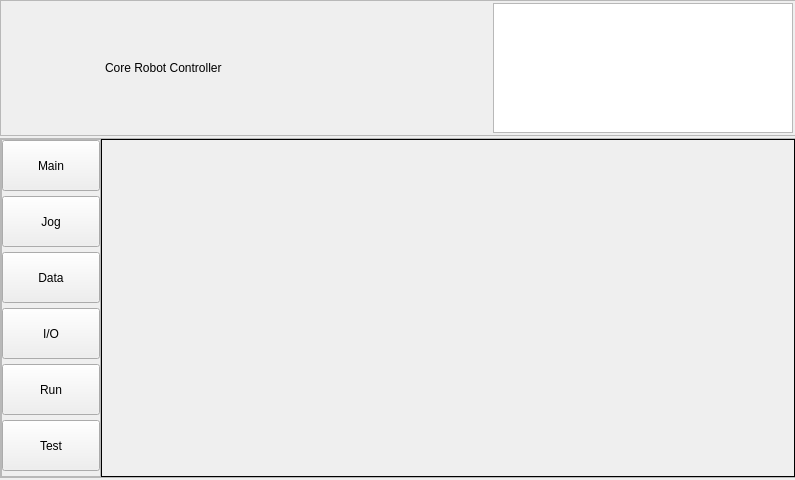
<?xml version="1.0" encoding="UTF-8"?>
<ui version="4.0">
 <class>FormMainWindow</class>
 <widget class="QWidget" name="FormMainWindow">
  <property name="geometry">
   <rect>
    <x>0</x>
    <y>0</y>
    <width>795</width>
    <height>480</height>
   </rect>
  </property>
  <property name="windowTitle">
   <string>FormMainWindow</string>
  </property>
  <widget class="QFrame" name="frame">
   <property name="geometry">
    <rect>
     <x>0</x>
     <y>0</y>
     <width>796</width>
     <height>136</height>
    </rect>
   </property>
   <property name="sizePolicy">
    <sizepolicy hsizetype="Preferred" vsizetype="Minimum">
     <horstretch>0</horstretch>
     <verstretch>0</verstretch>
    </sizepolicy>
   </property>
   <property name="minimumSize">
    <size>
     <width>306</width>
     <height>80</height>
    </size>
   </property>
   <property name="frameShape">
    <enum>QFrame::StyledPanel</enum>
   </property>
   <property name="frameShadow">
    <enum>QFrame::Raised</enum>
   </property>
   <layout class="QHBoxLayout" name="horizontalLayout">
    <property name="spacing">
     <number>2</number>
    </property>
    <property name="leftMargin">
     <number>2</number>
    </property>
    <property name="topMargin">
     <number>2</number>
    </property>
    <property name="rightMargin">
     <number>2</number>
    </property>
    <property name="bottomMargin">
     <number>2</number>
    </property>
    <item>
     <widget class="QLabel" name="lblLogo">
      <property name="sizePolicy">
       <sizepolicy hsizetype="Fixed" vsizetype="Fixed">
        <horstretch>0</horstretch>
        <verstretch>0</verstretch>
       </sizepolicy>
      </property>
      <property name="minimumSize">
       <size>
        <width>100</width>
        <height>40</height>
       </size>
      </property>
      <property name="text">
       <string/>
      </property>
      <property name="textFormat">
       <enum>Qt::AutoText</enum>
      </property>
      <property name="pixmap">
       <pixmap resource="../cui_example/resource.qrc">:/image/resource/logo.png</pixmap>
      </property>
      <property name="scaledContents">
       <bool>true</bool>
      </property>
     </widget>
    </item>
    <item>
     <widget class="QLabel" name="lblLogoText">
      <property name="sizePolicy">
       <sizepolicy hsizetype="Ignored" vsizetype="Fixed">
        <horstretch>0</horstretch>
        <verstretch>0</verstretch>
       </sizepolicy>
      </property>
      <property name="minimumSize">
       <size>
        <width>0</width>
        <height>40</height>
       </size>
      </property>
      <property name="frameShape">
       <enum>QFrame::NoFrame</enum>
      </property>
      <property name="text">
       <string>Core Robot Controller </string>
      </property>
     </widget>
    </item>
    <item>
     <widget class="QTextEdit" name="txtOutPut">
      <property name="enabled">
       <bool>true</bool>
      </property>
      <property name="sizePolicy">
       <sizepolicy hsizetype="Maximum" vsizetype="Maximum">
        <horstretch>0</horstretch>
        <verstretch>0</verstretch>
       </sizepolicy>
      </property>
      <property name="minimumSize">
       <size>
        <width>300</width>
        <height>0</height>
       </size>
      </property>
     </widget>
    </item>
   </layout>
  </widget>
  <widget class="QFrame" name="frame_2">
   <property name="geometry">
    <rect>
     <x>0</x>
     <y>138</y>
     <width>796</width>
     <height>340</height>
    </rect>
   </property>
   <property name="sizePolicy">
    <sizepolicy hsizetype="Preferred" vsizetype="Expanding">
     <horstretch>0</horstretch>
     <verstretch>0</verstretch>
    </sizepolicy>
   </property>
   <property name="frameShape">
    <enum>QFrame::StyledPanel</enum>
   </property>
   <property name="frameShadow">
    <enum>QFrame::Raised</enum>
   </property>
   <layout class="QHBoxLayout" name="horizontalLayout_2">
    <property name="spacing">
     <number>0</number>
    </property>
    <property name="leftMargin">
     <number>0</number>
    </property>
    <property name="topMargin">
     <number>0</number>
    </property>
    <property name="rightMargin">
     <number>0</number>
    </property>
    <property name="bottomMargin">
     <number>0</number>
    </property>
    <item>
     <widget class="QFrame" name="frameMainMenu">
      <property name="sizePolicy">
       <sizepolicy hsizetype="Minimum" vsizetype="Expanding">
        <horstretch>0</horstretch>
        <verstretch>0</verstretch>
       </sizepolicy>
      </property>
      <property name="minimumSize">
       <size>
        <width>100</width>
        <height>0</height>
       </size>
      </property>
      <property name="frameShape">
       <enum>QFrame::StyledPanel</enum>
      </property>
      <property name="frameShadow">
       <enum>QFrame::Raised</enum>
      </property>
      <layout class="QVBoxLayout" name="verticalLayout">
       <property name="spacing">
        <number>5</number>
       </property>
       <property name="leftMargin">
        <number>0</number>
       </property>
       <property name="topMargin">
        <number>0</number>
       </property>
       <property name="rightMargin">
        <number>0</number>
       </property>
       <property name="bottomMargin">
        <number>0</number>
       </property>
       <item>
        <widget class="QPushButton" name="btnPage1">
         <property name="enabled">
          <bool>true</bool>
         </property>
         <property name="minimumSize">
          <size>
           <width>0</width>
           <height>51</height>
          </size>
         </property>
         <property name="text">
          <string>Main</string>
         </property>
        </widget>
       </item>
       <item>
        <widget class="QPushButton" name="btnPage2">
         <property name="minimumSize">
          <size>
           <width>0</width>
           <height>51</height>
          </size>
         </property>
         <property name="text">
          <string>Jog</string>
         </property>
        </widget>
       </item>
       <item>
        <widget class="QPushButton" name="btnPage4">
         <property name="minimumSize">
          <size>
           <width>0</width>
           <height>51</height>
          </size>
         </property>
         <property name="text">
          <string>Data</string>
         </property>
        </widget>
       </item>
       <item>
        <widget class="QPushButton" name="btnPage5">
         <property name="minimumSize">
          <size>
           <width>0</width>
           <height>51</height>
          </size>
         </property>
         <property name="text">
          <string>I/O</string>
         </property>
        </widget>
       </item>
       <item>
        <widget class="QPushButton" name="btnPage6">
         <property name="minimumSize">
          <size>
           <width>0</width>
           <height>51</height>
          </size>
         </property>
         <property name="text">
          <string>Run</string>
         </property>
        </widget>
       </item>
       <item>
        <widget class="QPushButton" name="btnPage7">
         <property name="minimumSize">
          <size>
           <width>0</width>
           <height>51</height>
          </size>
         </property>
         <property name="text">
          <string>Test</string>
         </property>
        </widget>
       </item>
       <item>
        <spacer name="verticalSpacer">
         <property name="orientation">
          <enum>Qt::Vertical</enum>
         </property>
         <property name="sizeHint" stdset="0">
          <size>
           <width>20</width>
           <height>51</height>
          </size>
         </property>
        </spacer>
       </item>
      </layout>
     </widget>
    </item>
    <item>
     <widget class="QStackedWidget" name="stackedWidget">
      <property name="sizePolicy">
       <sizepolicy hsizetype="Expanding" vsizetype="Expanding">
        <horstretch>0</horstretch>
        <verstretch>0</verstretch>
       </sizepolicy>
      </property>
      <property name="frameShape">
       <enum>QFrame::Box</enum>
      </property>
      <property name="currentIndex">
       <number>0</number>
      </property>
      <widget class="FormMain" name="pageMain"/>
      <widget class="FormJog" name="pageJog"/>
      <widget class="FormData" name="pageData"/>
      <widget class="FormIO" name="pageIO"/>
      <widget class="FormRun" name="pageRun"/>
      <widget class="FormTest" name="pageTest"/>
     </widget>
    </item>
   </layout>
  </widget>
 </widget>
 <layoutdefault spacing="6" margin="11"/>
 <customwidgets>
  <customwidget>
   <class>FormMain</class>
   <extends>QWidget</extends>
   <header>formmain.h</header>
   <container>1</container>
  </customwidget>
  <customwidget>
   <class>FormJog</class>
   <extends>QWidget</extends>
   <header>formjog.h</header>
   <container>1</container>
  </customwidget>
  <customwidget>
   <class>FormData</class>
   <extends>QWidget</extends>
   <header>formdata.h</header>
   <container>1</container>
  </customwidget>
  <customwidget>
   <class>FormIO</class>
   <extends>QWidget</extends>
   <header>formio.h</header>
   <container>1</container>
  </customwidget>
  <customwidget>
   <class>FormRun</class>
   <extends>QWidget</extends>
   <header>formrun.h</header>
   <container>1</container>
  </customwidget>
  <customwidget>
   <class>FormTest</class>
   <extends>QWidget</extends>
   <header location="global">formtest.h</header>
   <container>1</container>
  </customwidget>
 </customwidgets>
 <resources>
  <include location="../cui_example/resource.qrc"/>
 </resources>
 <connections/>
</ui>
